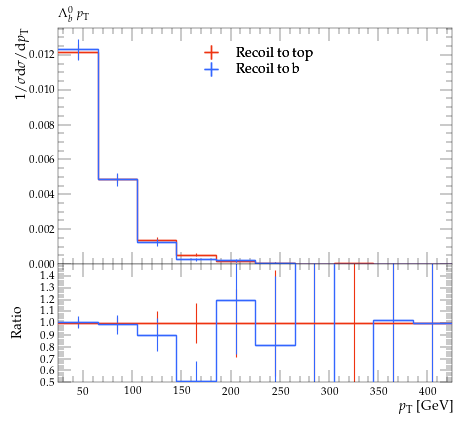

Here is the Python script that generated this plot:
#! /usr/bin/env python

# This Python script was auto-generated using YODA v2.0.2.
# Analysis object: /MC_HFDECAYS/LAMBDAB_pT
# Timestamp: 31-07-2026 (13:13:52)

import matplotlib as mpl
import matplotlib.pyplot as plt
mpl.use('Agg') # comment out for interactive use
import os
import numpy as np

plotDir = os.path.split(os.path.realpath(__file__))[0]
if 'YODA_USER_PLOT_PATH' in globals():
    plot_outdir = globals()['YODA_USER_PLOT_PATH']
else:
    plot_outdir = plotDir

#plot style
plt.style.use(os.path.join(plotDir, '../default.mplstyle'))
# plot metadata
figW, figH = plt.rcParams['figure.figsize']
ax_xLabel = r'$p_\mathrm{T}$ [GeV]'
ax_yLabel = r'$1/\sigma \mathrm{d}\sigma/\mathrm{d}p_\mathrm{T}$'
ax_title  = r'$\Lambda^0_b$ $p_\mathrm{T}$'
ax_xScale = 'linear'
ax_yScale = 'linear'
xLims = (25.0, 425.0)
yLims = (0.0, 0.013547369000000002)

# TeX-friendly labels for the legend
labels = {
    'legend' : ([ r"Recoil to top", r"Recoil to b" ], r""),
}

# Adjust canvas width and height
canvasW = 10.0
canvasH = 9.0
figW *= canvasW/10.
figH *= canvasH/9.

# Create figure and axis objects
fig, (ax, ratio0_ax) = plt.subplots(2, 1, sharex=True,
                  figsize=(figW,figH), gridspec_kw={'height_ratios': (6.0, 3.0)})

# Set figure margins
plt.subplots_adjust(
    left   = 1.0 * plt.rcParams['figure.subplot.left'],
    right  = 1.0 * plt.rcParams['figure.subplot.right'],
    top    = 1.0 * plt.rcParams['figure.subplot.top'],
    bottom = 1.0 * plt.rcParams['figure.subplot.bottom'])

ratio0_ax.yaxis.set_major_locator(mpl.ticker.MultipleLocator(0.1))
ratio0_ax.set_ylim(0.5, 1.4999)
ratio0_ax.set_ylabel('Ratio')

# the numerical data is stored in a separate file
dataf = dict()
prefix = os.path.split(__file__)[0]
if prefix:    prefix = prefix + '/'
exec(open(prefix+'LAMBDAB_pT__data.py').read(), dataf)


legend_handles = dict() # keep track of handles for the legend

# style options for curves
# starts at zorder>=5 to draw curve on top of legend
styles = {
  'recoil_t': {
    'color' : '#EE3311',
    'linestyle' : '-',
    'linewidth' : 1,
    'marker' : 'none',
    'markersize' : 2,
    'capsize' : 0.0,
    'zorder' : 5,
    'histstyle' : 1,
    'drawstyle' : 'steps-pre',
    'xerrorbars' : 1,
    'yerrorbars' : 1,
    'fillcolor' : None,
    'fillopacity' : 1.0,
    'ratio0_linestyle' : '-',
    'ratio0_linewidth' : 1,
    'ratio0_marker' : 'none',
    'ratio0_markersize' : 2,
    'ratio0_capsize' : 0.0,
    'ratio0_zorder' : 5,
    'ratio0_histstyle' : 1,
    'ratio0_drawstyle' : 'steps-pre',
    'ratio0_xerrorbars' : 1,
    'ratio0_yerrorbars' : 1,
  },
  'recoil_b': {
    'color' : '#3366FF',
    'linestyle' : '-',
    'linewidth' : 1,
    'marker' : 'none',
    'markersize' : 2,
    'capsize' : 0.0,
    'zorder' : 6,
    'histstyle' : 1,
    'drawstyle' : 'steps-pre',
    'xerrorbars' : 1,
    'yerrorbars' : 1,
    'fillcolor' : None,
    'fillopacity' : 1.0,
    'ratio0_linestyle' : '-',
    'ratio0_linewidth' : 1,
    'ratio0_marker' : 'none',
    'ratio0_markersize' : 2,
    'ratio0_capsize' : 0.0,
    'ratio0_zorder' : 6,
    'ratio0_histstyle' : 1,
    'ratio0_drawstyle' : 'steps-pre',
    'ratio0_xerrorbars' : 1,
    'ratio0_yerrorbars' : 1,
  },
}

# curve from input yoda files in main panel
for label, yvals in dataf['yvals'].items():
    if all(np.isnan(v) for v in dataf['yvals'][label]):
        continue
    tmp = None
    if styles[label]['histstyle']: # draw as histogram
        xpos = dataf['xedges'][label] if styles[label]['drawstyle'] else dataf['xpoints'][label]
        ypos = np.insert(yvals, 0, yvals[0]) if styles[label]['drawstyle'] else yvals
        if styles[label]['fillcolor']: # fill area below curve
            ax.fill_between(xpos, ypos, step='pre',
                            color=styles[label]['fillcolor'],
                            alpha=styles[label]['fillopacity'])
        tmp, = ax.plot(xpos, ypos,
                       color=styles[label]['color'],
                       linestyle=styles[label]['linestyle'],
                       linewidth=styles[label]['linewidth'],
                       drawstyle=styles[label]['drawstyle'], solid_joinstyle='miter',
                       zorder=styles[label]['zorder'], label=label)
    tmp = ax.errorbar(dataf['xpoints'][label], yvals,
                      xerr=np.array(dataf['xerrs'][label])*styles[label]['xerrorbars'],
                      yerr=np.array(dataf['yerrs'][label])*styles[label]['yerrorbars'],
                      fmt=styles[label]['marker'], capsize=styles[label]['capsize'],
                      markersize=styles[label]['markersize'],
                      ecolor=styles[label]['color'],
                      color=styles[label]['color'], zorder=styles[label]['zorder'])
    tmp[-1][0].set_linestyle(styles[label]['linestyle'])
    tmp[-1][0].set_linewidth(styles[label]['linewidth'])
    if label in dataf['add_legend_handle']:  legend_handles[label] = tmp
    for varLabel in dataf['variation_yvals'].keys():
        if varLabel.startswith(label):
            tmp, = ax.plot(dataf['xedges'][label], dataf['variation_yvals'][varLabel],
                           color=styles[label]['color'],
                           linestyle=styles[label]['linestyle'],
                           linewidth=styles[label]['linewidth'],
                           drawstyle='steps-pre', solid_joinstyle='miter',
                           zorder=styles[label]['zorder'], alpha=0.5)


# plots on ratio panel
# curve from input yoda files in ratio panel
for label, yvals in dataf['ratio0_yvals'].items():
    if all(np.isnan(v) for v in yvals):
        continue
    if styles[label]['ratio0_histstyle']: # plot as histogram
        xpos = dataf['xedges']['recoil_t'] if styles[label]['ratio0_drawstyle'] else dataf['xpoints']['recoil_t']
        ypos = np.insert(yvals, 0, yvals[0]) if styles[label]['ratio0_drawstyle'] else yvals
        ratio0_ax.plot(xpos, ypos,
                       color=styles[label]['color'],
                       linewidth=styles[label]['linewidth'],
                       linestyle=styles[label]['ratio0_linestyle'],
                       drawstyle=styles[label]['ratio0_drawstyle'], zorder=styles[label]['zorder'],
                       solid_joinstyle='miter')
    tmp = ratio0_ax.errorbar(dataf['xpoints']['recoil_t'], yvals,
                             xerr=np.array(dataf['ref_xerrs'])*styles[label]['ratio0_xerrorbars'],
                             yerr=np.array(dataf['ratio0_yerrs'][label])*styles[label]['ratio0_yerrorbars'],
                             fmt=styles[label]['ratio0_marker'], capsize=styles[label]['ratio0_capsize'],
                             markersize=styles[label]['ratio0_markersize'],
                             ecolor=styles[label]['color'],
                             color=styles[label]['color'])
    tmp[-1][0].set_linestyle(styles[label]['ratio0_linestyle'])
    tmp[-1][0].set_linewidth(styles[label]['ratio0_linewidth'])

    for varlabel in dataf['ratio0_variation_vals'].keys():
        if varlabel.startswith(label):
            ratio0_ax.plot(dataf['xedges']['recoil_t'],
                            dataf['ratio0_variation_vals'][varlabel],
                            color=styles[label]['color'],
                            linestyle=styles[label]['linestyle'],
                            linewidth=styles[label]['linewidth'],
                            drawstyle='steps-pre', solid_joinstyle='miter',
                            zorder=1, alpha=0.5)

legend_items = list(legend_handles.values())
ax.add_artist(ax.legend(legend_items,
                        labels['legend'][0],
                        title=labels['legend'][1],
                        alignment='left',
                        loc='upper center',
                        bbox_to_anchor=(0.5, 0.97)))

# set plot metadata as defined above
ratio0_ax.set_xlabel(ax_xLabel)
ratio0_ax.xaxis.set_label_coords(1., -0.15)
ax.set_ylabel(ax_yLabel, ha='right', va='top')
ax.yaxis.set_label_coords(-0.11, 1.0)
ax.set_title(ax_title, loc='left')
ax.set_xscale(ax_xScale)
ax.set_yscale(ax_yScale)
ax.set_xlim(xLims)
ax.set_ylim(yLims)

# tick formatting
plt.rcParams['xtick.top'] = True
plt.rcParams['ytick.right'] = True
fig.align_ylabels((ax, ratio0_ax))
plt.savefig(os.path.join(plot_outdir, 'LAMBDAB_pT.pdf'), format='PDF')
plt.savefig(os.path.join(plot_outdir, 'LAMBDAB_pT.png'), format='PNG')

plt.close(fig)
